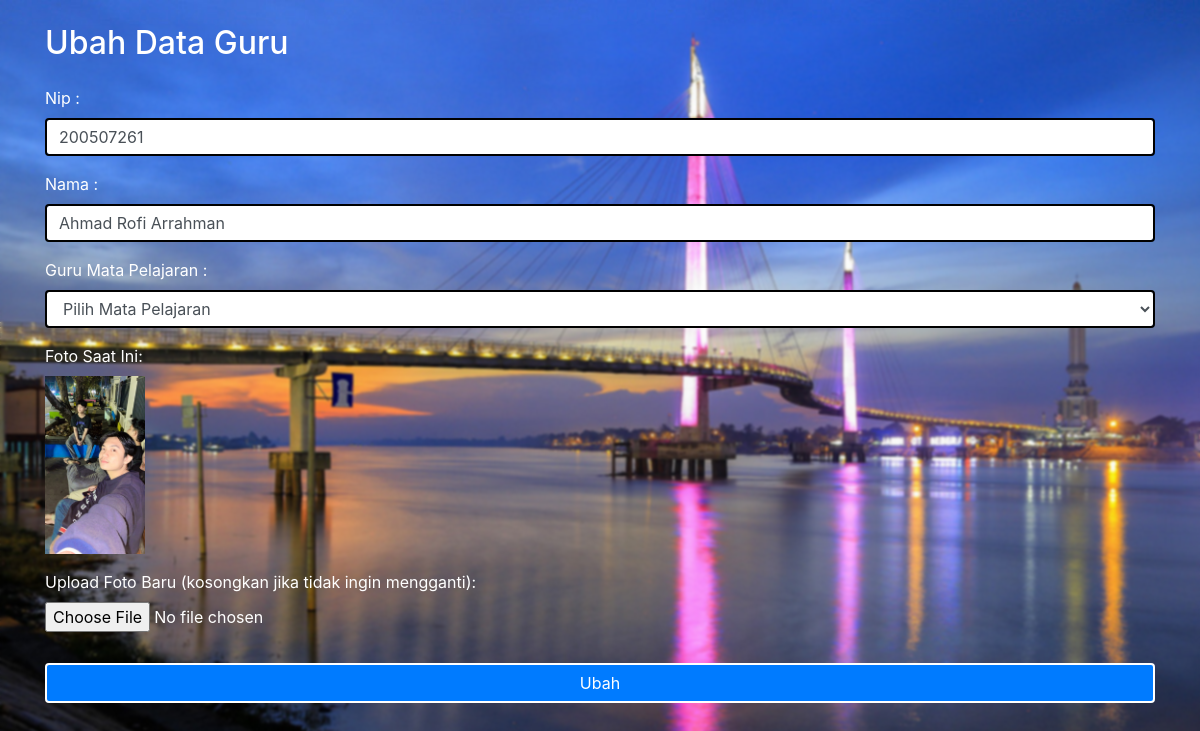
/ubah_guru.php?id=3, run on the app's committed database.
### tables this page shows
CREATE TABLE `guru` (
  `id` int(11) NOT NULL,
  `nip` int(20) NOT NULL,
  `nama` varchar(50) NOT NULL,
  `gumapel` varchar(50) NOT NULL,
  `gambar` varchar(200) NOT NULL
);

### ubah_guru.php (the view, shortened to what this page needs)
<?php
$host = "localhost";
$user= "root";
$pw = "";
$db = "uas";
$conn = mysqli_connect($host,$user,$pw,$db);
function ubah($data){
    $data = trim($data);
    $data = stripslashes($data);
    $data = htmlspecialchars($data);
    return $data;
}
if(isset($_GET['id'])) {
    $id = ubah ($_GET['id']);
    $sql = "SELECT * FROM guru WHERE id = $id";
    $hasil = mysqli_query($conn,$sql);
    $data = mysqli_fetch_assoc($hasil);
}
?>
<!DOCTYPE html>
<html lang="en">
<head>
    <link rel="stylesheet" href="https://stackpath.bootstrapcdn.com/bootstrap/4.5.2/css/bootstrap.min.css">
</head>
<body>
    <div class="container">
        <h2 class="mt-4 mb-4">Ubah Data Guru</h2>
        <form action="<?php echo htmlspecialchars($_SERVER["PHP_SELF"]); ?>" method="post" enctype="multipart/form-data">
        <div class="form-group">
                <label for="nim">Nip : </label>
                <input type="text" class="form-control" name="nip" required value="<?= $data["nip"];?>">
            </div>
            <div class="form-group">
                <label for="nama">Nama : </label>
                <input type="text" class="form-control" name="nama" required value="<?= $data["nama"];?>">
            </div>
            <div class="form-group">
                <label for="gumapel">Guru Mata Pelajaran :</label>
                <select class="form-control" name="gumapel" required>
                    <option value="" disabled selected>Pilih Mata Pelajaran</option>
                </select>
            </div>
            <div class="form-group">
                <label for="gambar">Foto Saat Ini:</label>
                <br>
                <?php if (!empty($data["gambar"])) : ?>
                    <img src="<?= $data["gambar"]; ?>" alt="Foto Saat Ini" width="100">
                <?php else : ?>
                    <p>Tidak Ada Foto Saat Ini</p>
                <?php endif; ?>
            </div>
            <div class="form-group">
                <label for="gambar">Upload Foto Baru (kosongkan jika tidak ingin mengganti): </label>
                <input type="file" class="form-control-file" name="gambar" accept="image/*">
            </div>
            <button type="submit" class="btn btn-primary" name="submit">Ubah</button>
        </form>
    </div>
</body>
</html>

### ubah_guru.php (style rules this page uses)
body { background-image: url('jmbtn.jpg'); background-size: cover; background-position: center; background-repeat: no-repeat; backdrop-filter: blur(1px); }
.form-group { color: white ; }
h2 { color: white; }
.form-control { border: 2px solid black; }
.btn-primary { width: 100%; margin-top: 15px; margin-bottom: 30px; border: 2px solid white; }

### data on the page
guru: nip "200507261", nama "Ahmad Rofi Arrahman", gambar (picture)
